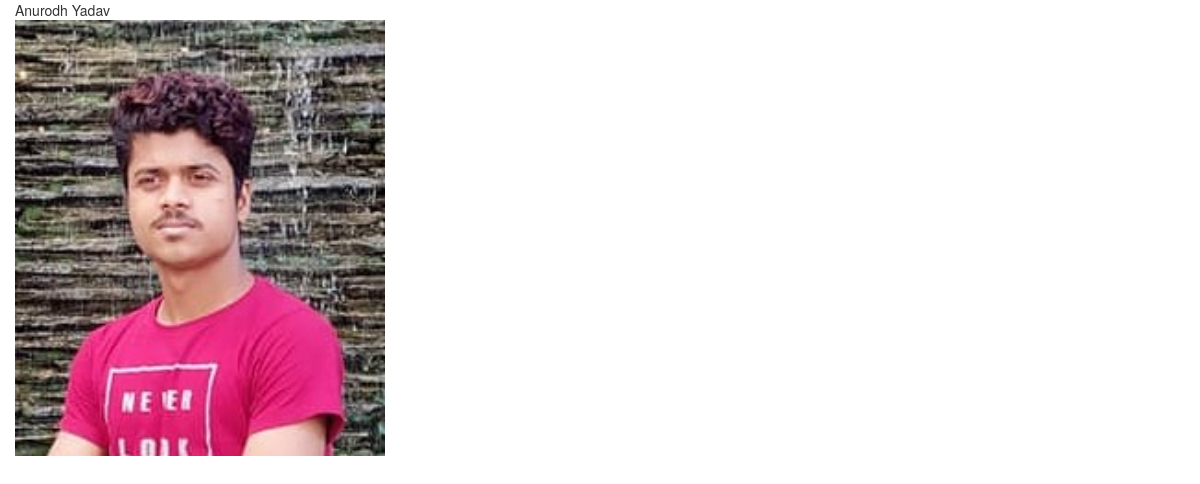
The page /hotel_images on the database its author committed.
### reductcontract/models.py (models this page shows)
class Hotel(models.Model):
    name = models.CharField(max_length=50)
    hotel_Main_Img = models.ImageField(upload_to='images/')

### reductcontract/views.py (the view)
# urls.py: path('hotel_images', views.display_hotel_images, name = 'hotel_images'),
def display_hotel_images(request):
    if request.method == 'GET':
        Hotels = Hotel.objects.all()
        return render(request,'reductcontract/display_hotel_images.html',{'hotel_images': Hotels})

### reductcontract/templates/reductcontract/display_hotel_images.html (shortened to what this page needs)
<!DOCTYPE html>
<html lang="en">
<head>
      <link rel="stylesheet" href="https://maxcdn.bootstrapcdn.com/bootstrap/3.3.7/css/bootstrap.min.css">
</head>
<body>
    {% for hotel in hotel_images %}
            <div class="col-md-4">
                    {{ hotel.name }}
                     <img src="{{ hotel.hotel_Main_Img.url }}" class="img-responsive" style="width: 100%; float: left; margin-right: 10px;" />
            </div>
    {% endfor %}
</body>
</html>

### rows shown on the page
Hotel: name "Anurodh Yadav", hotel_Main_Img (picture)
